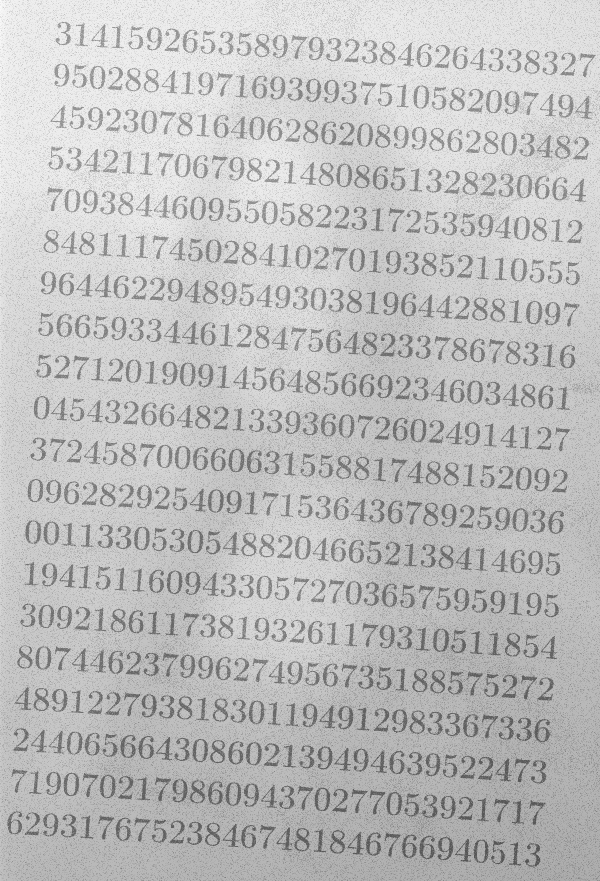
%> input picture morf_test.png, 600 x 881 px
$ octave monaliza.m   (GNU Octave 9; MATLAB toolbox functions it lacks are replaced by stand-ins)
%> lines starting %> are read from the running program, lines starting %| are printed output that depends on the picture; in (x1, y1, x2, y2) boxes, pixels count from 0 and x2, y2 are one past the last pixel; in counts of white or black regions, pixels touching at a corner belong together; the program's own positions count from 1
clc
clear all
close all

mona = imread('morf_test.png');
%> mona is the input picture: size 881x600 uint8; min 85, max 251, mean 190.6
figure; imshow(mona);%

% filtragem (mediana)
mona = medfilt2(mona,[4 4]);
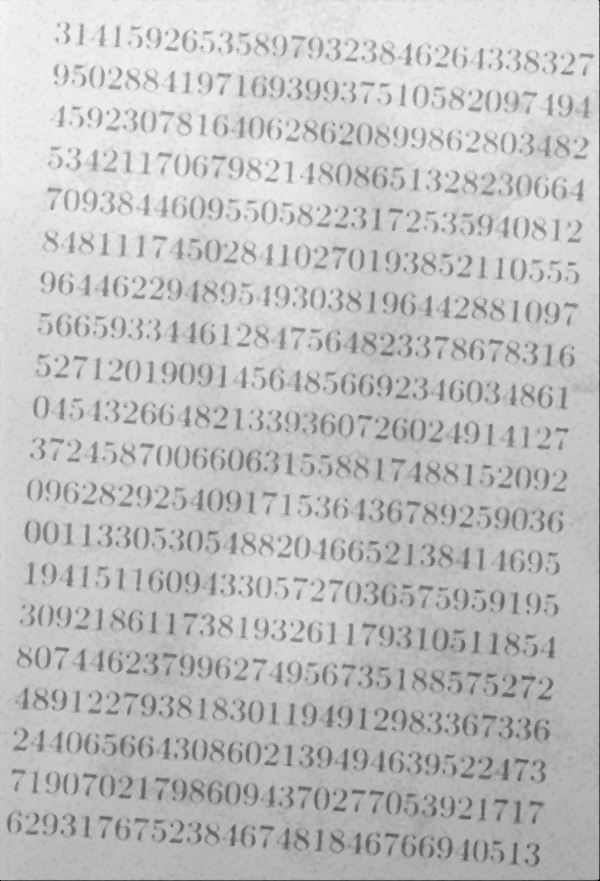
%> mona: size 881x600 uint8; min 0, max 246, mean 193.7
figure; imshow(mona);%

% bottom-hat/substração do fundo
SE = strel('square',10);
closed_mona = imclose(mona,SE);
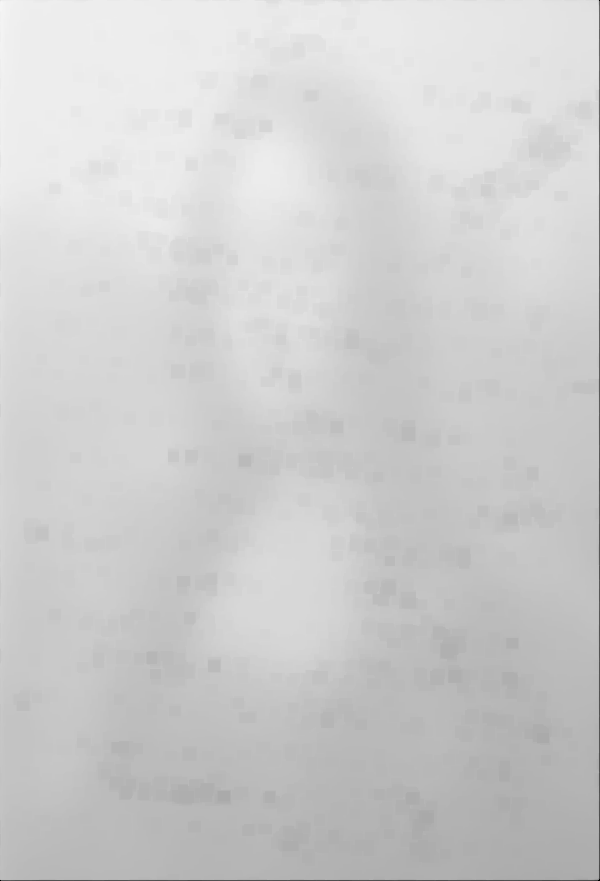
%> closed_mona: size 881x600 uint8; min 0, max 246, mean 205.8
figure; imshow(closed_mona);%

bottomhat_mona = closed_mona - mona;
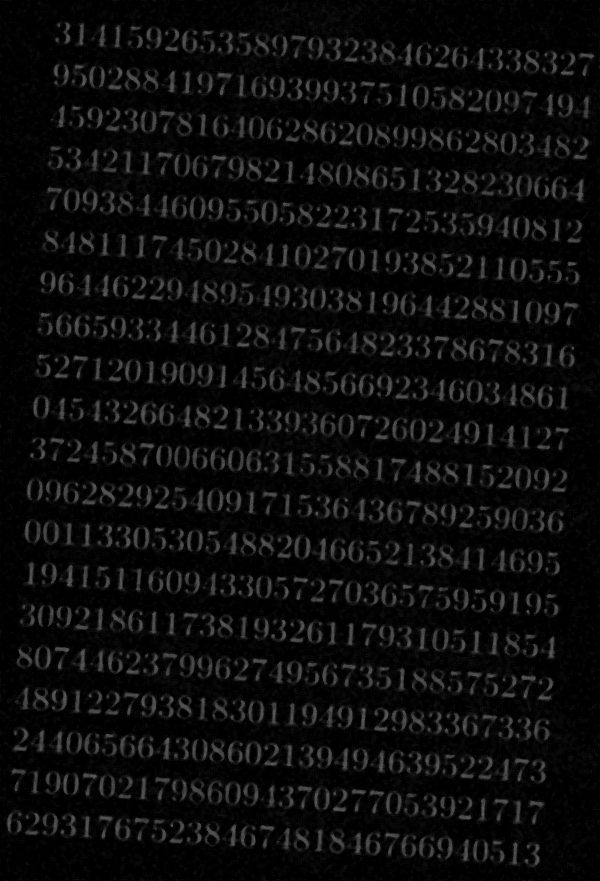
%> bottomhat_mona: size 881x600 uint8; min 0, max 89, mean 12.1
figure; imshow(bottomhat_mona);%

bw_mona = im2bw(bottomhat_mona,0.06);
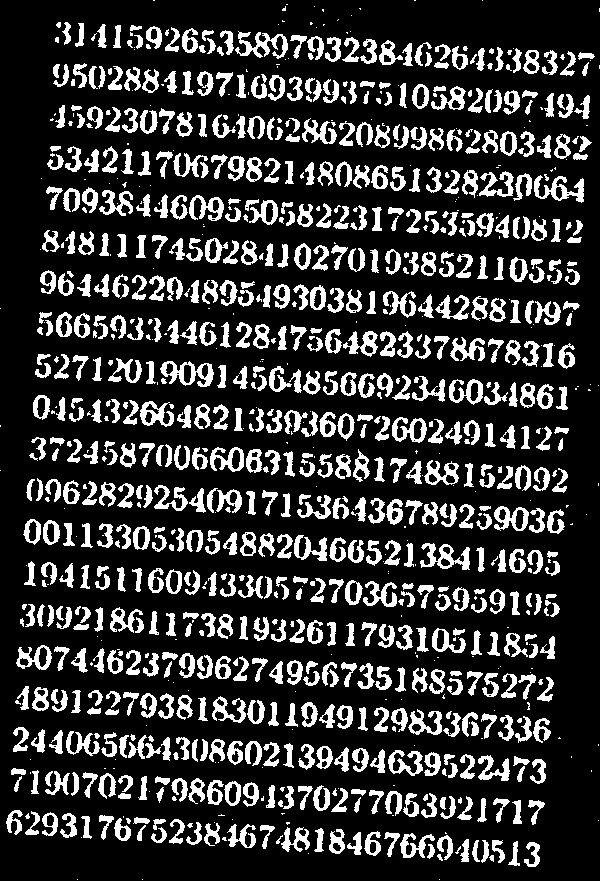
%> bw_mona: size 881x600 logical; 20.8% white; 1038 white regions (277 under 20 px), largest, box (x1, y1, x2, y2) and area: (160, 361, 214, 387) 642, (235, 31, 288, 59) 617, (420, 543, 470, 570) 600
figure; imshow(bw_mona);

% inversão da imagem (para o fundo ficar branco)
% for u=1:881
%     for v=1:600
%         bottomhat_mona(u,v) = 255 - bottomhat_mona(u,v);
%     end
% end
% figure; imshow(bottomhat_mona);
%
% % binarização
% bw_mona = im2bw(bottomhat_mona,0.94);
% figure; imshow(bw_mona);%
%
% % operações morfológicas
% SE = strel('square',2);
% morfo_mona = imopen(bw_mona,SE);
% figure; imshow(morfo_mona);%
